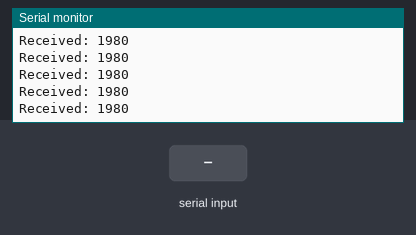
Simulated run of this sketch. Board: Arduino Uno, built with avr-gcc and run on an emulated ATmega328P. Shown: the last lines printed to the serial monitor. Inputs (shaded band) come from the test bench.

Above: at 1.2 s.
1.3 s: "90,45\n" received over Serial
At 2.2 s:
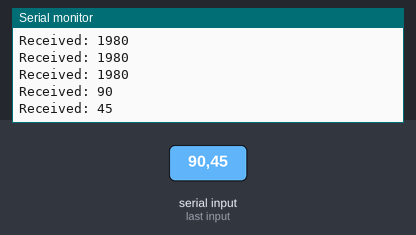
2.8 s: "30,150\n" received over Serial
At 3.7 s:
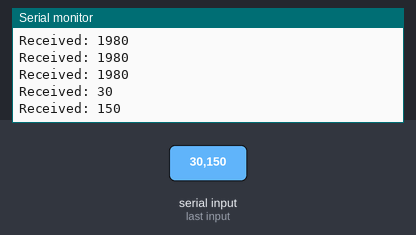
5.8 s: "90,45\n" received over Serial
At 6.7 s:
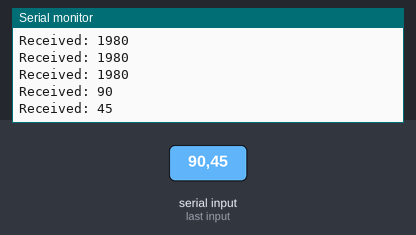
Timing chart, 0 to 8.8 s (numbered marks = the images above; inputs shaded):
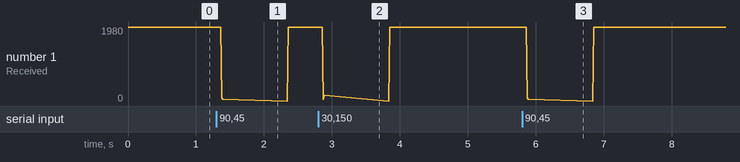

The sketch:

usartmega.ino
```cpp
void setup() {
  Serial.begin(9600);
}

void loop() {
  int receivedNum;
  if (Serial.available() > 0){
    receivedNum = Serial.parseInt();
  }
    Serial.print("Received: ");
    Serial.println(receivedNum);
}
```

Measured:
- after the input at 1.3 s, the serial monitor: prints a new line after 0.08 s (image 1)
- after the input at 2.8 s, the serial monitor: prints a new line after 0.07 s (image 2)
- after the input at 5.8 s, the serial monitor: prints a new line after 0.08 s (image 3)
